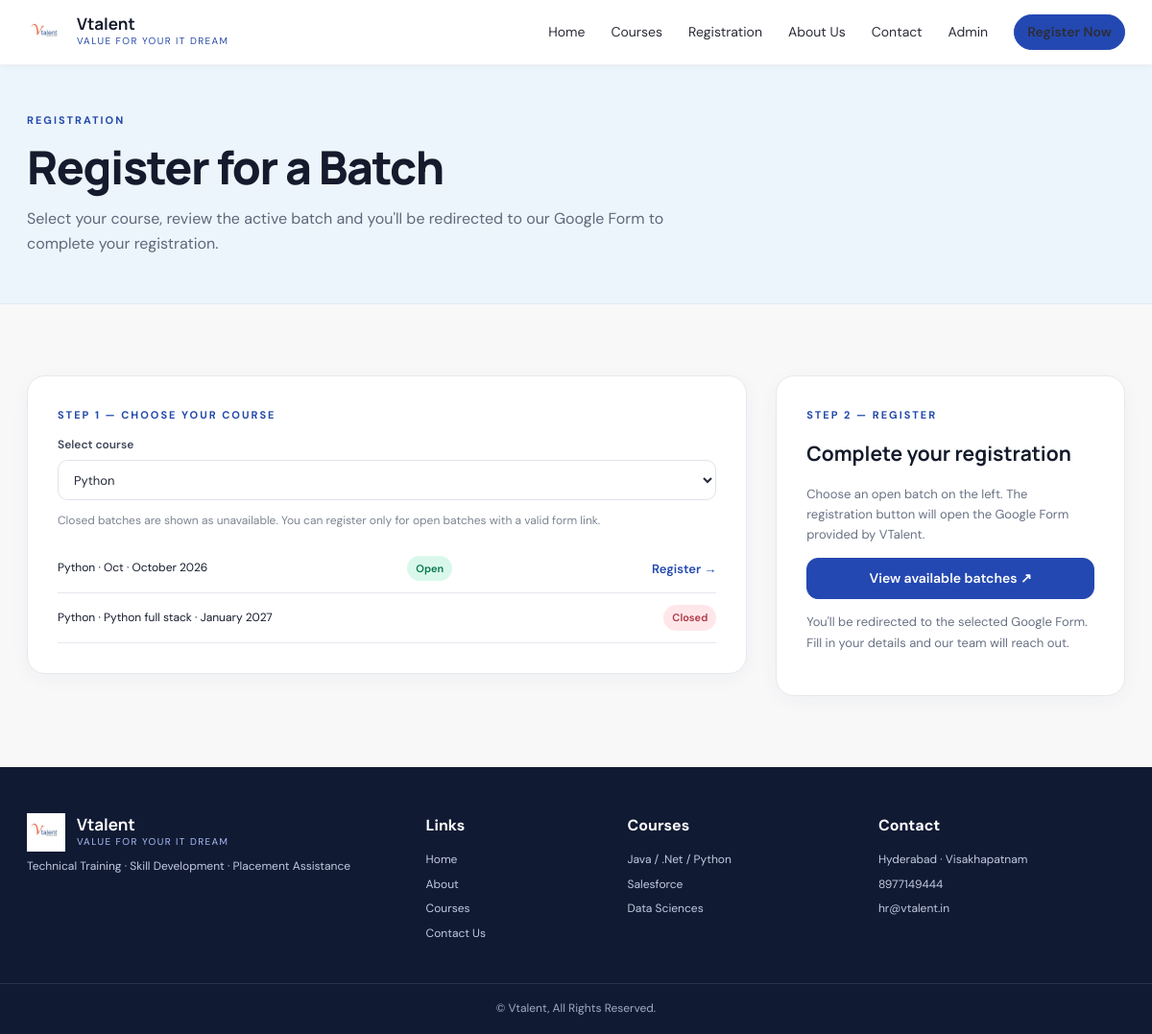
Page /registration/ on the earlier database version.
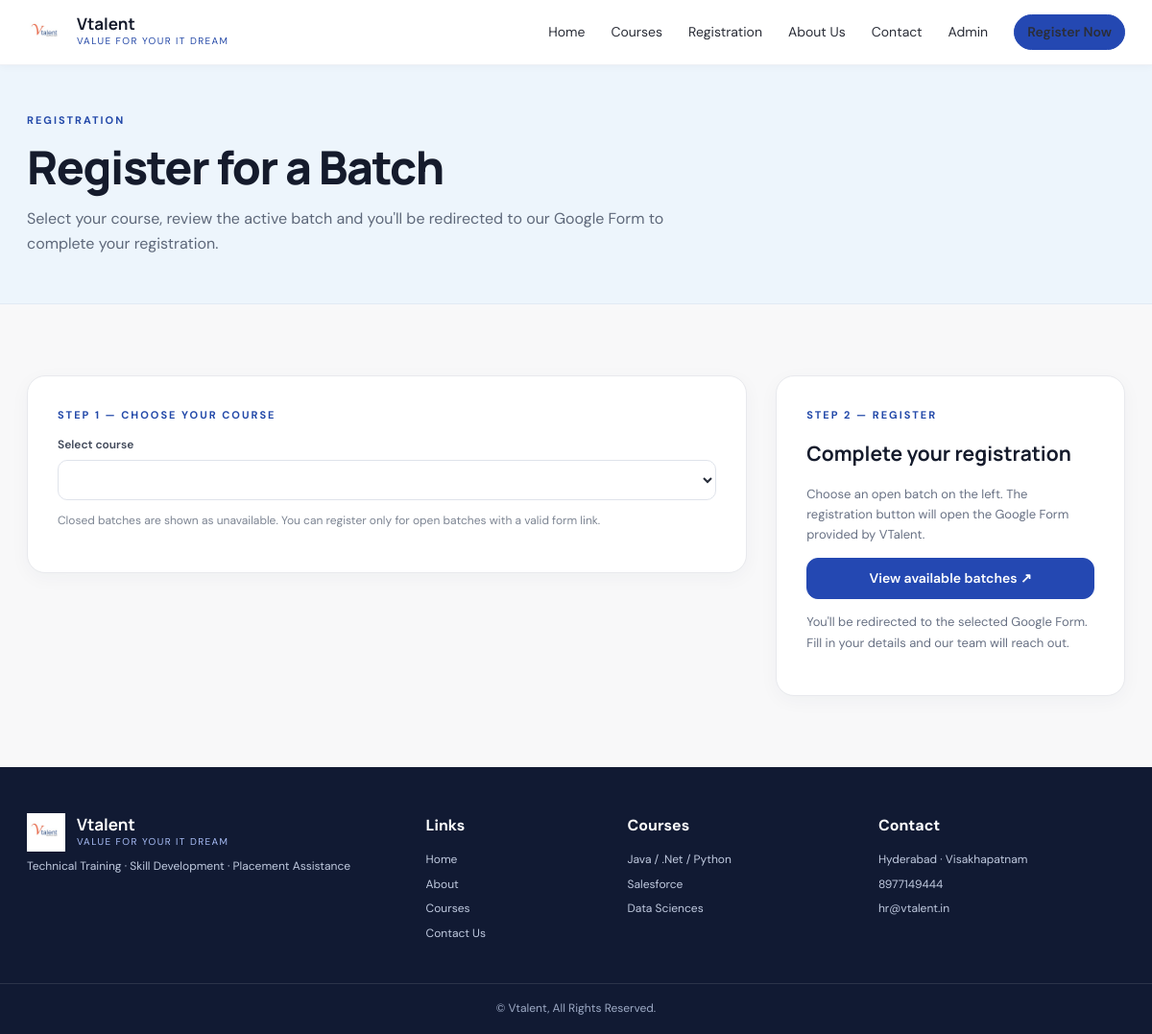
Same page on the later database version.
### myapp/models.py (models this page shows, shortened)
class Course(models.Model):
    title = models.CharField(max_length=200)
    category = models.CharField(max_length=100, blank=True)
    description = models.TextField(blank=True)
    duration = models.CharField(max_length=100, blank=True)
    syllabus = models.TextField(blank=True)
    display_order = models.PositiveIntegerField(default=0)
    is_published = models.BooleanField(default=True)
    created_at = models.DateTimeField(auto_now_add=True)
    updated_at = models.DateTimeField(auto_now=True)
    class Meta:
        ordering = ['display_order', 'title']

class Batch(models.Model):
    MONTH_CHOICES = [
        (1, 'January'), (2, 'February'), (3, 'March'), (4, 'April'),
        (5, 'May'), (6, 'June'), (7, 'July'), (8, 'August'),
        (9, 'September'), (10, 'October'), (11, 'November'), (12, 'December'),
    ]
    course = models.ForeignKey(Course, related_name='batches', on_delete=models.CASCADE)
    name = models.CharField(max_length=200)
    month = models.PositiveSmallIntegerField(choices=MONTH_CHOICES, default=1)
    year = models.PositiveIntegerField(default=2025)
    duration = models.CharField(max_length=100, blank=True)
    google_form_url = models.URLField(blank=True)
    registrations_open = models.BooleanField(default=True)
    is_visible = models.BooleanField(default=True)
    created_at = models.DateTimeField(auto_now_add=True)
    updated_at = models.DateTimeField(auto_now=True)
    class Meta:
        ordering = ['year', 'month', 'name']
    @property
    def month_year(self):
        return f'{self.get_month_display()} {self.year}'
    @property
    def can_register(self):
        return self.registrations_open and bool(self.google_form_url)

### myapp/views.py (the view)
# urls.py: path('registration/', views.registration, name='registration'),
def registration(request):
    courses = get_public_courses().prefetch_related('batches')
    selected_course_id = request.GET.get('course')
    return render(request, 'registration.html', {
        'courses': courses,
        'selected_course_id': selected_course_id,
        'announcements': get_active_announcements(),
    })

### myapp/views.py (called while the page is built)
def get_public_courses():
    return Course.objects.filter(is_published=True).order_by('display_order', 'title')

def get_active_announcements():
    return Announcement.objects.filter(is_active=True).order_by('-created_at')

### templates/registration.html (shortened to what this page needs)
{% extends "base.html" %}
{% block content %}
<section class="page-hero registration-hero"><div class="wrap"><p class="eyebrow">REGISTRATION</p><h1>Register for a Batch</h1><p>Select your course, review the active batch and you'll be redirected to our Google Form to complete your registration.</p></div></section>
<section class="section wrap registration-layout">
  <div class="surface-card">
    <p class="eyebrow">STEP 1 — CHOOSE YOUR COURSE</p>
    <label for="courseSelect" class="field-label">Select course</label>
    <select id="courseSelect" class="form-control">
      {% for course in courses %}<option value="{{ course.id }}" {% if selected_course_id == course.id|stringformat:"s" %}selected{% endif %}>{{ course.title }}</option>{% endfor %}
    </select>
    <p class="help-text">Closed batches are shown as unavailable. You can register only for open batches with a valid form link.</p>
    <div id="batchList">
      {% for course in courses %}
      <div class="registration-course" data-course="{{ course.id }}" {% if selected_course_id and selected_course_id != course.id|stringformat:"s" %}hidden{% elif not selected_course_id and not forloop.first %}hidden{% endif %}>
        {% for batch in course.batches.all %}
          {% if batch.is_visible %}<div class="registration-batch"><span>{{ course.title }} · {{ batch.name }} · {{ batch.month_year }}</span>{% if batch.can_register %}<span class="status-open">Open</span><a href="{% url 'register_batch' batch.id %}" class="text-link">Register →</a>{% else %}<span class="status-closed">Closed</span>{% endif %}</div>{% endif %}
        {% empty %}<p class="muted">No batches listed for this course yet.</p>{% endfor %}
      </div>
      {% endfor %}
    </div>
  </div>
  <aside class="surface-card register-aside"><p class="eyebrow">STEP 2 — REGISTER</p><h2>Complete your registration</h2><p>Choose an open batch on the left. The registration button will open the Google Form provided by VTalent.</p><a id="registerFallback" class="btn btn-full" href="{% url 'courses' %}">View available batches ↗</a><p class="help-text">You'll be redirected to the selected Google Form. Fill in your details and our team will reach out.</p></aside>
</section>
{% endblock %}

Differences in the rows shown:
removed Course: title "Python"
removed Batch: name "Oct", month_year "October 2026", registrations_open "Open"
removed Batch: name "Python full stack", month_year "January 2027", registrations_open "Closed"
Other differences:
form field value: "Python" → (not shown)
